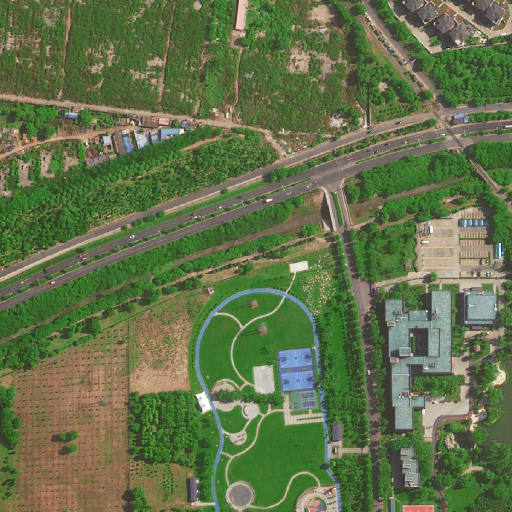
#> input picture aerial_image/3_116_sat.png, 1024 x 1024 px (shown at 1/2 size); its folder holds 4 pictures in this run
$ python draw_all_images.py
#> lines starting #> are read from the running program, lines starting #| are printed output that depends on the picture
from PIL import Image
import os
import numpy as np

# 获得所有.png格式的文件
png_files = [f for f in os.listdir(os.getcwd()) if f.endswith('.png')]

images = [Image.open(f) for f in png_files]
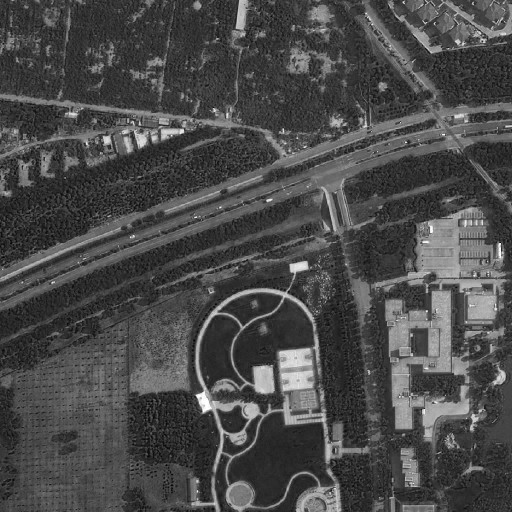
#> input picture aerial_image/3_116_sat_B.png, 1024 x 1024 px (shown at 1/2 size)
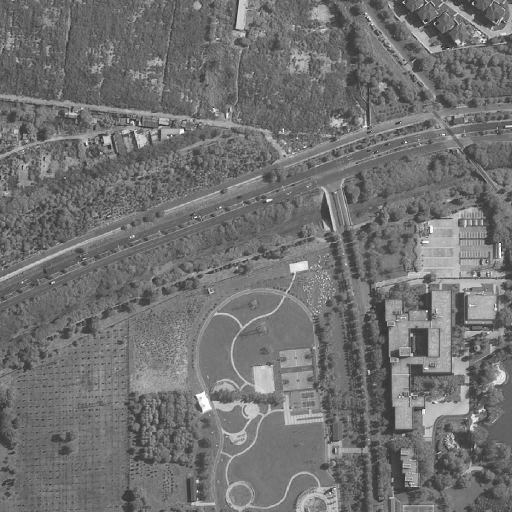
#> input picture aerial_image/3_116_sat_G.png, 1024 x 1024 px (shown at 1/2 size)
#> images = 3 items

# 设置堆叠图像的角度
angle = 10

new_im_width = int((len(images) - 1) * images[0].width * np.tan(np.radians(angle)) + images[0].width)
#> new_im_width = 1385
new_im_height = int(images[0].height)
#> new_im_height = 1024

# 创建新的图片
new_im = Image.new('RGB', (new_im_width, new_im_height), 'white')
#> new_im: PIL image 1385x1024 RGB; every value is 255

# 在新的图片上堆叠每一张图片
for i, im in enumerate(images):
    # 计算新的位置
    new_position = (int(i * im.width * np.tan(np.radians(angle))), 0)

    # 将图片粘贴到新的位置
    new_im.paste(im, new_position)
#> this loop made 3 passes
#> new_position on passes 1 to 3: (0, 0), (180, 0), (361, 0)
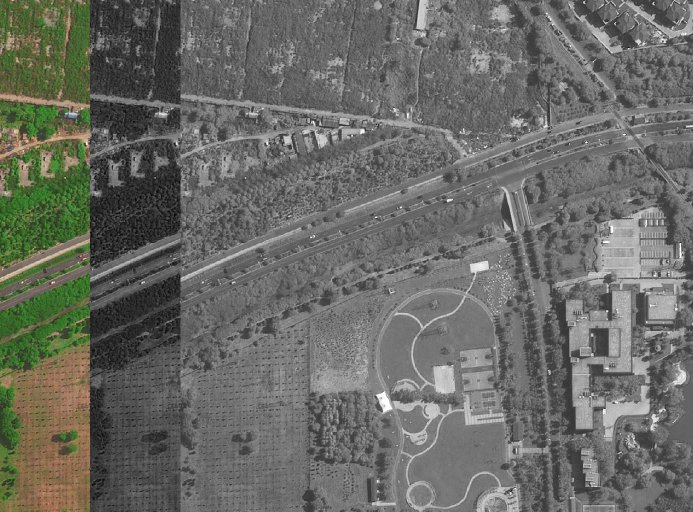
#> new_im: PIL image 1385x1024 RGB (shown at 1/2 size); mean R, G, B 105.5, 106.5, 101.2

# 保存新的图片
new_im.save("3D_view.png")
